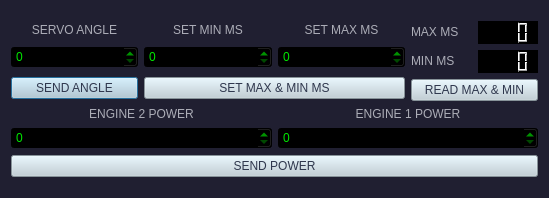
<?xml version="1.0" encoding="UTF-8"?>
<ui version="4.0">
 <class>Dialog</class>
 <widget class="QDialog" name="Dialog">
  <property name="geometry">
   <rect>
    <x>0</x>
    <y>0</y>
    <width>549</width>
    <height>198</height>
   </rect>
  </property>
  <property name="sizePolicy">
   <sizepolicy hsizetype="Fixed" vsizetype="Fixed">
    <horstretch>0</horstretch>
    <verstretch>0</verstretch>
   </sizepolicy>
  </property>
  <property name="windowTitle">
   <string>Dialog</string>
  </property>
  <property name="styleSheet">
   <string notr="true">background-color: rgb(32, 31, 49);</string>
  </property>
  <layout class="QGridLayout" name="gridLayout">
   <item row="0" column="0">
    <layout class="QVBoxLayout" name="verticalLayout">
     <item>
      <layout class="QGridLayout" name="gridLayout_2">
       <item row="1" column="1">
        <widget class="QLabel" name="label_4">
         <property name="styleSheet">
          <string notr="true">font: 700 9pt &quot;MS Sans Serif&quot;;
color: rgb(172, 173, 183);</string>
         </property>
         <property name="text">
          <string>SET MIN MS</string>
         </property>
         <property name="alignment">
          <set>Qt::AlignCenter</set>
         </property>
        </widget>
       </item>
       <item row="2" column="1">
        <widget class="QSpinBox" name="spinBox_minMS">
         <property name="styleSheet">
          <string notr="true">font: 700 9pt &quot;MS Sans Serif&quot;;
background-color: rgb(0, 0 ,0);
color: rgb(0, 232, 0);</string>
         </property>
        </widget>
       </item>
       <item row="2" column="2">
        <widget class="QSpinBox" name="spinBox_maxMS">
         <property name="styleSheet">
          <string notr="true">font: 700 9pt &quot;MS Sans Serif&quot;;
background-color: rgb(0, 0 ,0);
color: rgb(0, 232, 0);</string>
         </property>
        </widget>
       </item>
       <item row="1" column="2">
        <widget class="QLabel" name="label_5">
         <property name="styleSheet">
          <string notr="true">font: 700 9pt &quot;MS Sans Serif&quot;;
color: rgb(172, 173, 183);</string>
         </property>
         <property name="text">
          <string>SET MAX MS</string>
         </property>
         <property name="alignment">
          <set>Qt::AlignCenter</set>
         </property>
        </widget>
       </item>
       <item row="1" column="0">
        <widget class="QLabel" name="label">
         <property name="sizePolicy">
          <sizepolicy hsizetype="Preferred" vsizetype="Fixed">
           <horstretch>0</horstretch>
           <verstretch>0</verstretch>
          </sizepolicy>
         </property>
         <property name="styleSheet">
          <string notr="true">font: 700 9pt &quot;MS Sans Serif&quot;;
color: rgb(172, 173, 183);</string>
         </property>
         <property name="text">
          <string>SERVO ANGLE</string>
         </property>
         <property name="alignment">
          <set>Qt::AlignCenter</set>
         </property>
        </widget>
       </item>
       <item row="2" column="0">
        <widget class="QSpinBox" name="spinBox">
         <property name="styleSheet">
          <string notr="true">font: 700 9pt &quot;MS Sans Serif&quot;;
background-color: rgb(0, 0 ,0);
color: rgb(0, 232, 0);</string>
         </property>
        </widget>
       </item>
       <item row="3" column="0">
        <widget class="QPushButton" name="pushButton">
         <property name="styleSheet">
          <string notr="true">font: 700 9pt &quot;MS Sans Serif&quot;;
background-color: rgb(189, 206, 214);
color: rgb(47, 55, 77);</string>
         </property>
         <property name="text">
          <string>SEND ANGLE</string>
         </property>
        </widget>
       </item>
       <item row="1" column="3" rowspan="3">
        <layout class="QVBoxLayout" name="verticalLayout_4">
         <item>
          <layout class="QHBoxLayout" name="horizontalLayout_5">
           <item>
            <widget class="QLabel" name="label_6">
             <property name="sizePolicy">
              <sizepolicy hsizetype="Preferred" vsizetype="Fixed">
               <horstretch>0</horstretch>
               <verstretch>0</verstretch>
              </sizepolicy>
             </property>
             <property name="styleSheet">
              <string notr="true">font: 700 9pt &quot;MS Sans Serif&quot;;
color: rgb(172, 173, 183);</string>
             </property>
             <property name="text">
              <string>MAX MS</string>
             </property>
            </widget>
           </item>
           <item>
            <widget class="QLCDNumber" name="lcdNumber_maxMS">
             <property name="sizePolicy">
              <sizepolicy hsizetype="Minimum" vsizetype="Fixed">
               <horstretch>0</horstretch>
               <verstretch>0</verstretch>
              </sizepolicy>
             </property>
             <property name="styleSheet">
              <string notr="true">color: rgb(0, 232, 0);
background-color: rgb(0, 0, 0);</string>
             </property>
             <property name="frameShape">
              <enum>QFrame::NoFrame</enum>
             </property>
             <property name="frameShadow">
              <enum>QFrame::Sunken</enum>
             </property>
             <property name="digitCount">
              <number>4</number>
             </property>
            </widget>
           </item>
          </layout>
         </item>
         <item>
          <layout class="QHBoxLayout" name="horizontalLayout_6">
           <item>
            <widget class="QLabel" name="label_7">
             <property name="sizePolicy">
              <sizepolicy hsizetype="Preferred" vsizetype="Fixed">
               <horstretch>0</horstretch>
               <verstretch>0</verstretch>
              </sizepolicy>
             </property>
             <property name="styleSheet">
              <string notr="true">font: 700 9pt &quot;MS Sans Serif&quot;;
color: rgb(172, 173, 183);</string>
             </property>
             <property name="text">
              <string>MIN MS</string>
             </property>
            </widget>
           </item>
           <item>
            <widget class="QLCDNumber" name="lcdNumber_minMS">
             <property name="sizePolicy">
              <sizepolicy hsizetype="Minimum" vsizetype="Fixed">
               <horstretch>0</horstretch>
               <verstretch>0</verstretch>
              </sizepolicy>
             </property>
             <property name="styleSheet">
              <string notr="true">color: rgb(0, 232, 0);
background-color: rgb(0, 0, 0);</string>
             </property>
             <property name="frameShape">
              <enum>QFrame::NoFrame</enum>
             </property>
             <property name="frameShadow">
              <enum>QFrame::Sunken</enum>
             </property>
             <property name="digitCount">
              <number>4</number>
             </property>
            </widget>
           </item>
          </layout>
         </item>
         <item>
          <widget class="QPushButton" name="pushButton_read">
           <property name="styleSheet">
            <string notr="true">font: 700 9pt &quot;MS Sans Serif&quot;;
background-color: rgb(189, 206, 214);
color: rgb(47, 55, 77);</string>
           </property>
           <property name="text">
            <string>READ MAX &amp;&amp; MIN</string>
           </property>
          </widget>
         </item>
        </layout>
       </item>
       <item row="3" column="1" colspan="2">
        <widget class="QPushButton" name="pushButton_maxMS">
         <property name="styleSheet">
          <string notr="true">font: 700 9pt &quot;MS Sans Serif&quot;;
background-color: rgb(189, 206, 214);
color: rgb(47, 55, 77);</string>
         </property>
         <property name="text">
          <string>SET MAX &amp;&amp; MIN MS</string>
         </property>
        </widget>
       </item>
      </layout>
     </item>
     <item>
      <layout class="QVBoxLayout" name="verticalLayout_5">
       <item>
        <layout class="QHBoxLayout" name="horizontalLayout_7">
         <item>
          <widget class="QLabel" name="label_3">
           <property name="sizePolicy">
            <sizepolicy hsizetype="Minimum" vsizetype="Maximum">
             <horstretch>0</horstretch>
             <verstretch>0</verstretch>
            </sizepolicy>
           </property>
           <property name="styleSheet">
            <string notr="true">font: 700 9pt &quot;MS Sans Serif&quot;;
color: rgb(172, 173, 183);</string>
           </property>
           <property name="text">
            <string>ENGINE 2 POWER</string>
           </property>
           <property name="alignment">
            <set>Qt::AlignCenter</set>
           </property>
          </widget>
         </item>
         <item>
          <widget class="QLabel" name="label_2">
           <property name="sizePolicy">
            <sizepolicy hsizetype="Minimum" vsizetype="Maximum">
             <horstretch>0</horstretch>
             <verstretch>0</verstretch>
            </sizepolicy>
           </property>
           <property name="styleSheet">
            <string notr="true">font: 700 9pt &quot;MS Sans Serif&quot;;
color: rgb(172, 173, 183);</string>
           </property>
           <property name="text">
            <string>ENGINE 1 POWER</string>
           </property>
           <property name="alignment">
            <set>Qt::AlignCenter</set>
           </property>
          </widget>
         </item>
        </layout>
       </item>
       <item>
        <layout class="QHBoxLayout" name="horizontalLayout_8">
         <property name="sizeConstraint">
          <enum>QLayout::SetDefaultConstraint</enum>
         </property>
         <item>
          <widget class="QSpinBox" name="spinBox_2">
           <property name="sizePolicy">
            <sizepolicy hsizetype="Minimum" vsizetype="Maximum">
             <horstretch>0</horstretch>
             <verstretch>0</verstretch>
            </sizepolicy>
           </property>
           <property name="styleSheet">
            <string notr="true">font: 700 9pt &quot;MS Sans Serif&quot;;
background-color: rgb(0, 0 ,0);
color: rgb(0, 232, 0);</string>
           </property>
          </widget>
         </item>
         <item>
          <widget class="QSpinBox" name="spinBox_3">
           <property name="sizePolicy">
            <sizepolicy hsizetype="Minimum" vsizetype="Maximum">
             <horstretch>0</horstretch>
             <verstretch>0</verstretch>
            </sizepolicy>
           </property>
           <property name="styleSheet">
            <string notr="true">font: 700 9pt &quot;MS Sans Serif&quot;;
background-color: rgb(0, 0 ,0);
color: rgb(0, 232, 0);</string>
           </property>
          </widget>
         </item>
        </layout>
       </item>
       <item>
        <widget class="QPushButton" name="pushButton_2">
         <property name="styleSheet">
          <string notr="true">font: 700 9pt &quot;MS Sans Serif&quot;;
background-color: rgb(189, 206, 214);
color: rgb(47, 55, 77);</string>
         </property>
         <property name="text">
          <string>SEND POWER</string>
         </property>
        </widget>
       </item>
      </layout>
     </item>
    </layout>
   </item>
  </layout>
 </widget>
 <resources/>
 <connections/>
</ui>
